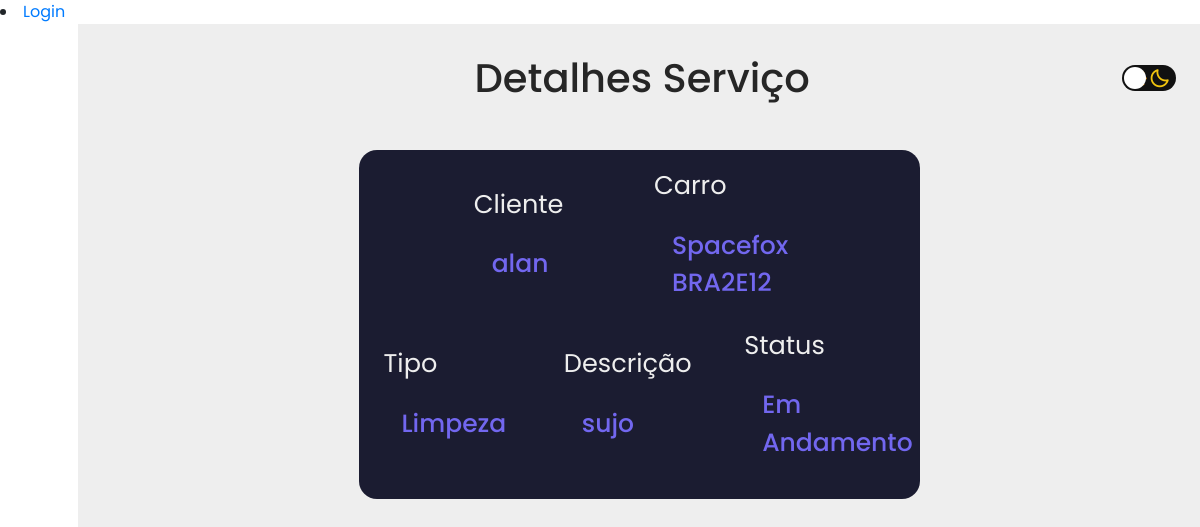
Screenshot of /clientes/servicos/4/detail with the database file from the repository.
### clientes/models.py (models this page shows, shortened)
class Servicos(models.Model):
    SERVICO_CHOICES = (
        ('Limpeza', 'Limpeza'),
        ('Manutenção', 'Manutenção'),
        ('Funilaria', 'Funilaria'),
        ('Diagnóstico', 'Diagnóstico'),
        ('Alinhamento', 'Alinhamento'),
        ('Troca de Pneu', 'Troca de Pneu'),
        ('Outro', 'Outro')
)
    STATUS_CHOICES = (
        ('Pendente', 'Pendente'),
        ('Em Andamento', 'Em Andamento'),
        ('Concluido', 'Concluido')
    )
    tipo = models.CharField(choices=SERVICO_CHOICES, max_length=55)
    status = models.CharField(choices=STATUS_CHOICES, max_length=55, default='Pendente')
    descricao = models.CharField(max_length=80)
    cliente = models.ForeignKey('Clientes', related_name='service_cliente', null=True, blank=True, default=None, on_delete=models.CASCADE)
    servCar = models.ForeignKey('Carro', related_name='serv_car', null=True, blank=True, default=None, on_delete=models.CASCADE)

class Clientes (models.Model):
    MARCA_CHOICES = (  #CRIAR LISTA PREDEFINIDA DE VALORES
        ('Honda', 'Honda'),
        ('Volkswagen', 'Volkswagen'),
        ('Fiat', 'Fiat'),
    )
    nome = models.CharField(max_length= 50 )
    sobrenome = models.CharField(max_length= 50 )
    cpf = models.PositiveIntegerField(default= 0)
    carro = models.ManyToManyField ('Carro', related_name= 'carro_cliente', blank=True)
    def __str__(self):
        return f'{self.nome}' # f força ser uma string passa o proprio objeto como parametro e retorna o atributo nome.

class Carro (models.Model):
    MARCA_CHOICES = (  #CRIAR LISTA PREDEFINIDA DE VALORES
        ('Honda', 'Honda'),
        ('Volkswagen', 'Volkswagen'),
        ('Fiat', 'Fiat'),
        ('Ford', 'Ford'),
        ('Hyundai', 'Hyundai'),
        ('Jeep', 'Jeep'),
        ('Renault', 'Renault'),
    )
    COR_CHOICES = (
        ('Branco', 'Branco'),
        ('Preto', 'Preto'),
        ('Vermelho', 'Vermelho'),
        ('Prata', 'Prata'),
        ('Rosa', 'Rosa'),
        ('Azul', 'Azul'),
        ('Outra', 'Outra')
    )
    marca = models.CharField(choices=MARCA_CHOICES, max_length=55)
    modelo = models.CharField(max_length=55)
    placa = models.CharField(max_length=12)
    ano = models.PositiveIntegerField(default=0)
    cor = models.CharField(choices=COR_CHOICES, max_length=55)
    func = models.ForeignKey('User', related_name='func_carro', null=True, blank=True, default=None ,on_delete=models.CASCADE)
    def __str__(self):
        return f'{self.modelo}  {self.placa}'

### clientes/views.py (the view)
# urls.py: path('servicos/<int:pk>/detail', ServicosDetailView.as_view(), name='servicos-detail')
class ServicosDetailView (generic.DetailView):
    template_name = 'servicos_detail.html'
    def get_queryset(self):
        return Servicos.objects.filter()

### clientes/templates/servicos_detail.html (shortened to what this page needs)
{% extends 'base.html' %}
{% load static %}
{% block 'head' %}
<link rel="stylesheet" href="//maxcdn.bootstrapcdn.com/font-awesome/4.2.0/css/font-awesome.min.css">
<link rel="stylesheet" href="{% static 'form.css' %}">
<link rel="stylesheet" href="{% static 'carro.css' %}">
{% endblock %}
{% block 'dashboard' %}
<div class="alan">
</div>
<div class="row">
    <div class="col-md-11">
        <div class="title">
            <h1>Detalhes Serviço</h1>
        </div>
    </div>
    <div class="col-md-1">
        <div>
            <label for="checkbox" class="checkbox-label">
                <i class="bx bx-moon"></i>
                <span class="ball"></span>
            </label>
        </div>
    </div>
</div>
    <form method="POST">
        <div class="container">
            <div class="row">
                <div class="col-md-4">
                    <h2> Cliente </h2>
                    <span class="text"> {{servicos.cliente}} </span>
                </div>
                <div class="col-md-4">
                    <h2>Carro</h2>
                    <span class="text">  {{servicos.servCar}} </span>
                </div>
            </div>
            <div class="row">
                <div class="col-md-4">
                    <h2>Tipo</h2>
                    <span class="text"> {{servicos.tipo}} </span>
                </div>
                <div class="col-md-4">
                    <h2>Descrição</h2>
                    <span class="text">  {{servicos.descricao}} </span>
                </div>
                <div class="col-md-4">
                    <h2>Status</h2>
                    <span class="text"> {{servicos.status}} </span>
                </div>
            </div>
        </div>
    </form>
{% endblock %}

### static/base.css (style rules this page uses)
:root { --background-color: #EEEEEE; --main-color: #7267EF ; --dark-color: #1b1c31; --text-color: #262626; }
* { margin: 0; padding: 0; box-sizing: border-box; font-family: "Poppins" , sans-serif; }
.home-section .text { display: inline-block; color: var(--main-color); font-size: 25px; font-weight: 500; margin: 18px }
.checkbox-label { background-color: #111; width: 54px; height: 26px; border-radius: 50px; position: relative; padding: 5px; cursor: pointer; display: flex; justify-content: space-between; align-items: center; }
.bx-moon { color: #f1c40f!important; font-size: 22px; }
.checkbox-label .ball { background-color: #fff; width: 22px; height: 22px; position: absolute; left: 2px; top: 2px; border-radius: 50%; transition: transform 0.2s linear; }

### static/form.css (style rules this page uses)
* { margin: 0; padding: 0; box-sizing: border-box; text-decoration: none!important; font-family: 'Poppins'; }
.title { margin-left: 10%; display: flex; align-items: center; justify-content: center; }
.title h1 { font-family: 'Poppins'; text-align: center; color: var(--text-color); font-weight: 500; }
.container { margin-top: 40px; width: 50%; background: var(--dark-color) ; border-radius: 18px; padding: 10px; }
.container h2 { color: #EEEEEE; font-size: 1.6rem; font-weight: 400; }
.row { display: flex; align-items: center; justify-content: center; margin: 10px auto; }

### static/carro.css (style rules this page uses)
* { margin: 0; padding: 0; box-sizing: border-box; font-family: 'Poppins'; }
.alan { width: 100%; height: 20px; }

### rows the page displays
Servicos: cliente "alan", servCar "Spacefox BRA2E12", tipo "Limpeza", descricao "sujo", status "Em Andamento"
